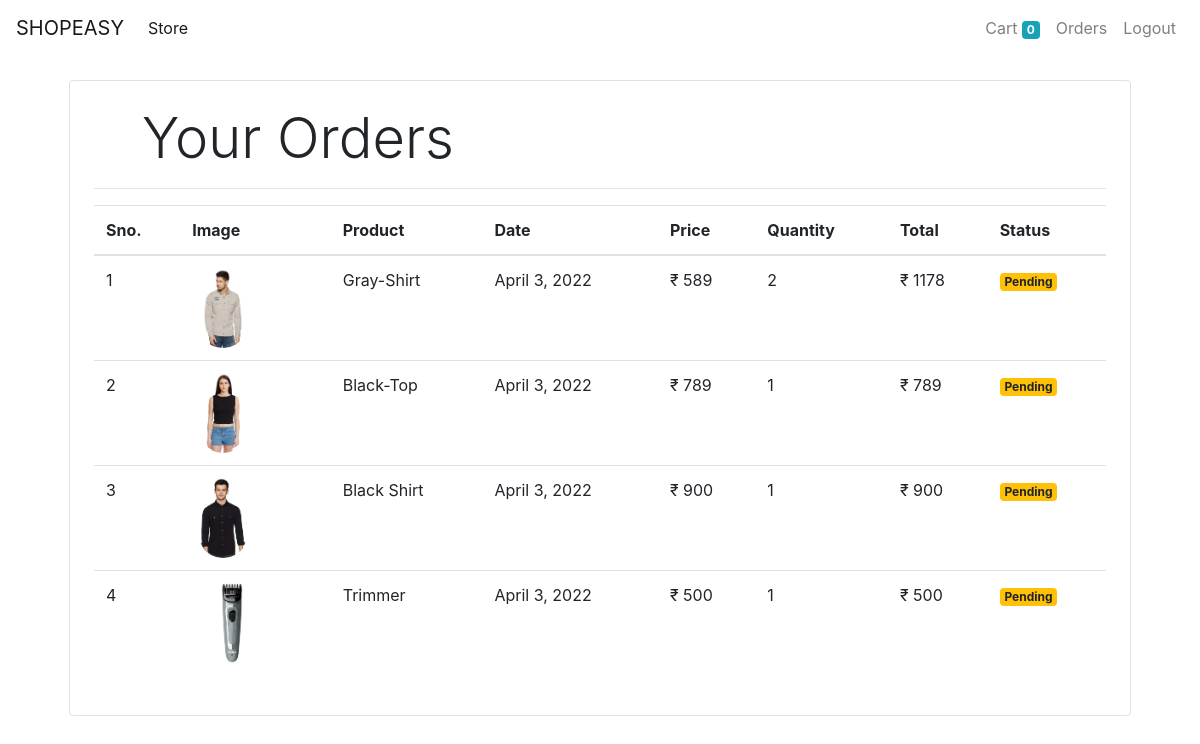
Screenshot of /orders (signed in) with the database file from the repository.
### store/models/orders.py (models this page shows, shortened)
class Order(models.Model):
    product = models.ForeignKey(Product,
                                on_delete=models.CASCADE)
    customer = models.ForeignKey(Customer,
                                 on_delete=models.CASCADE)
    quantity = models.IntegerField(default=1)
    price = models.IntegerField()
    address = models.CharField(max_length=50, default='', blank=True)
    phone = models.CharField(max_length=50, default='', blank=True)
    date = models.DateField(default=datetime.datetime.today)
    status = models.BooleanField(default=False)
    @staticmethod
    def get_orders_by_customer(customer_id):
        return Order.objects.filter(customer=customer_id).order_by('-date')

### store/models/product.py (models this page shows, shortened)
class Product(models.Model):
    name = models.CharField(max_length=50)
    price = models.IntegerField(default=0)
    category = models.ForeignKey(Category, on_delete=models.CASCADE, default=1)
    description = models.CharField(max_length=200, default='' , null=True , blank=True)
    image = models.ImageField(upload_to='uploads/products/')

### store/middlewares/auth.py (the view)
    def middleware(request):
        print(request.session.get('customer'))
        returnUrl = request.META['PATH_INFO']
        print(request.META['PATH_INFO'])
        if not request.session.get('customer'):
            return redirect(f'login?return_url={returnUrl}')
        response = get_response(request)
        return response

### store/templatetags/custom_filter.py (called while the page is built)
@register.filter(name='currency')
def currency(number):
    return "₹ " + str(number)

@register.filter(name='multiply')
def multiply(number, number1):
    return number * number1

### store/views/orders.py (called while the page is built)
    def get(self, request):
        customer = request.session.get('customer')
        orders = Order.get_orders_by_customer(customer)
        print(orders)
        return render(request, 'orders.html', {'orders': orders})

### store/templates/orders.html
{% extends 'base.html' %}
{% block content %}
{% load cart %}
{% load custom_filter %}
<div class="container">
    <div class="border rounded p-4 m-4">
        <p class="display-4 pl-4 ml-4">Your Orders</p>
        <hr>
        <table class="table">
            <thead>
            <tr>
                <th>Sno.</th>
                <th>Image</th>
                <th>Product</th>
                <th>Date</th>
                <th>Price</th>
                <th>Quantity</th>
                <th>Total</th>
                <th>Status</th>
            </tr>
            </thead>
            <tbody>
            {% for order in orders %}
            <tr>
                <td>{{forloop.counter}}</td>
                <td><img style="height: 80px;" class="rounded-circle" src="{{order.product.image.url}}" alt=""></td>
                <td>{{order.product.name}}</td>
                <td>{{order.date}}</td>
                <td>{{order.price|currency}}</td>
                <td>{{order.quantity}}</td>
                <td>{{order.quantity|multiply:order.price|currency}}</td>
                {% if order.status %}
                <td><small class="badge badge-success">Completed</small></td>
                {%else%}
                <td><small class="badge badge-warning">Pending</small></td>
                {% endif %}
            </tr>
            {% endfor %}
            </tbody>
        </table>
    </div>
</div>
{% endblock %}

### store/templates/base.html (shortened to what this page needs)
<!doctype html>
<html lang="en">
<head>
    <link rel="stylesheet" href="https://maxcdn.bootstrapcdn.com/bootstrap/4.0.0/css/bootstrap.min.css"
>
</head>
<body>
<nav class="one-edge-shadow
  sticky-top navbar
  navbar-expand-lg
   navbar-light bg-white">
    <a class="navbar-brand" href="/">SHOPEASY</a>
    <div class="collapse navbar-collapse" id="navbarSupportedContent">
        <ul class="navbar-nav mr-auto">
            <li class="nav-item active">
                <a class="nav-link" href="/store">Store <span class="sr-only">(current)</span></a>
            </li>
        </ul>
        <ul class=" navbar-nav my-2 my-lg-0">
            <li class="nav-item ">
                <a class="nav-link" href="/cart">Cart
                    <span class="badge badge-info">{{request.session.cart.keys|length}}</span>
                    <span class="sr-only">(current)</span></a>
            </li>
            {% if request.session.customer %}
            <li class="nav-item ">
                <a class="nav-link" href="/orders">Orders<span class="sr-only">(current)</span></a>
            </li>
            <li class="nav-item ">
                <a class="nav-link" href="/logout">Logout<span class="sr-only">(current)</span></a>
            </li>
            {% endif %}
        </ul>
    </div>
</nav>
{% block content %}{% endblock %}
</body>
</html>

### store/templates/base.html (style rules this page uses)
nav { background-color: white; }

### rows the page displays
Order: product.image (picture), product.name "Gray-Shirt", date "April 3, 2022", price "₹ 589", quantity "2", quantity|multiply "₹ 1178", status "Pending"
Order: product.image (picture), product.name "Black-Top", date "April 3, 2022", price "₹ 789", quantity "1", quantity|multiply "₹ 789", status "Pending"
Order: product.image (picture), product.name "Black Shirt", date "April 3, 2022", price "₹ 900", quantity "1", quantity|multiply "₹ 900", status "Pending"
Order: product.image (picture), product.name "Trimmer", date "April 3, 2022", price "₹ 500", quantity "1", quantity|multiply "₹ 500", status "Pending"

### other values shown
{{ request.session.cart.keys|length }} "0"
